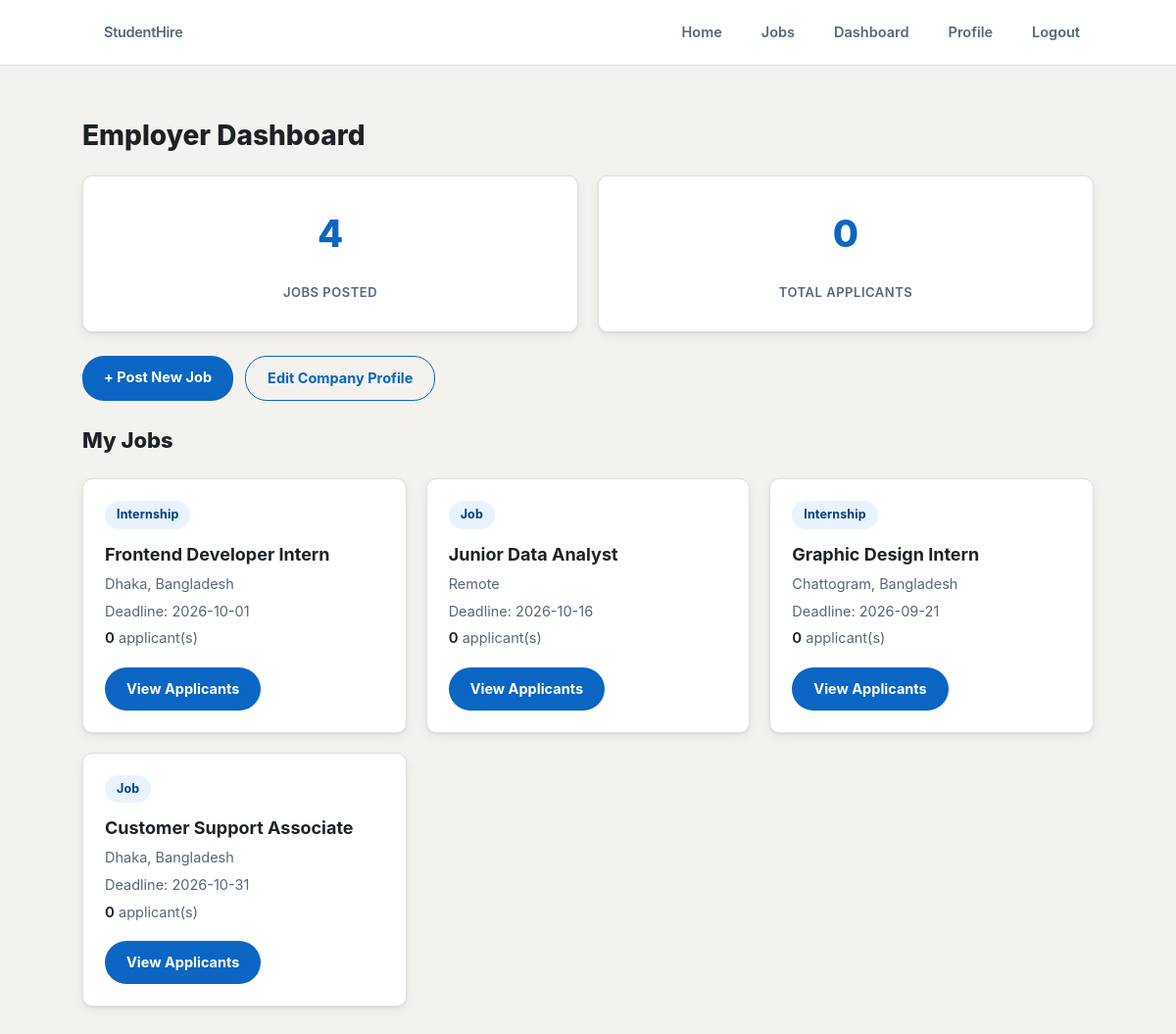
Screenshot of /employer/dashboard.php (signed in) with the database file from the repository.
### tables this page shows
CREATE TABLE jobs (
    id INT AUTO_INCREMENT PRIMARY KEY,
    employer_id INT NOT NULL,
    title VARCHAR(150) NOT NULL,
    description TEXT NOT NULL,
    category VARCHAR(100) DEFAULT NULL,
    location VARCHAR(120) DEFAULT NULL,
    job_type ENUM('Job', 'Internship') NOT NULL DEFAULT 'Job',
    salary VARCHAR(100) DEFAULT NULL,
    deadline DATE DEFAULT NULL,
    created_at TIMESTAMP DEFAULT CURRENT_TIMESTAMP,
    FOREIGN KEY (employer_id) REFERENCES users(id) ON DELETE CASCADE
);

### employer/dashboard.php (the view, shortened to what this page needs)
<?php
require_once "../config/database.php";
$employerId = $_SESSION["user_id"];
$stmt = $pdo->prepare("
    SELECT
        jobs.*,
        (
            SELECT COUNT(*)
            FROM applications
            WHERE applications.job_id = jobs.id
        ) AS applicant_count
    FROM jobs
    WHERE employer_id = ?
    ORDER BY created_at DESC
");
$stmt->execute([$employerId]);
$jobs = $stmt->fetchAll(PDO::FETCH_ASSOC);
$totalJobs = count($jobs);
$totalApplicants = 0;
foreach ($jobs as $job) {
    $totalApplicants += (int) $job["applicant_count"];
}
?>
<!DOCTYPE html>
<html>
<head>
    <link
        rel="stylesheet"
        href="../assets/css/style.css"
    >
</head>
<body>
<?php $base = "../"; include __DIR__ . "/../includes/navbar.php"; ?>
<div class="container">
    <h1>
        Employer Dashboard
    </h1>
    <div class="stats">
        <div class="stat-card">
            <h2><?= $totalJobs ?></h2>
            <p>Jobs Posted</p>
        </div>
        <div class="stat-card">
            <h2><?= $totalApplicants ?></h2>
            <p>Total Applicants</p>
        </div>
    </div>
    <div class="quick-links">
        <a href="post-job.php" class="btn">+ Post New Job</a>
        <a href="../edit-profile.php" class="btn btn-outline">Edit Company Profile</a>
    </div>
    <h2>
        My Jobs
    </h2>
    <?php if (!$jobs): ?>
        <p class="muted">You haven't posted any jobs yet.</p>
    <?php else: ?>
        <div class="job-grid">
            <?php foreach ($jobs as $job): ?>
                <div class="job-card">
                    <span class="badge">
                        <?= htmlspecialchars(
                            $job["job_type"]
                        ) ?>
                    </span>
                    <h3>
                        <?= htmlspecialchars(
                            $job["title"]
                        ) ?>
                    </h3>
                    <p>
                        <?= htmlspecialchars(
                            $job["location"]
                        ) ?>
                    </p>
                    <p>
                        Deadline:
                        <?= htmlspecialchars(
                            $job["deadline"]
                        ) ?>
                    </p>
                    <p>
                        <strong><?= (int) $job["applicant_count"] ?></strong> applicant(s)
                    </p>
                    <a
                        href="applicants.php?job_id=<?= $job["id"] ?>"
                        class="btn"
                    >
                        View Applicants
                    </a>
                </div>
            <?php endforeach; ?>
        </div>
    <?php endif; ?>
</div>
</body>
</html>

### assets/css/style.css (style rules this page uses)
:root { --brand: #0a66c2; --brand-dark: #004182; --brand-light: #e8f3ff; --ink: #1d2226; --ink-soft: #56687a; --line: #e0dfdc; --bg: #f4f2ee; --white: #ffffff; --success: #057642; --success-bg: #dcf5e6; --error: #b3261e; --error-bg: #fbe4e2; --radius: 10px; --shadow: 0 1px 2px rgba(0, 0, 0, .08), 0 4px 12px rgba(0, 0, 0, .06); }
* { box-sizing: border-box; margin: 0; padding: 0; }
body { font-family: -apple-system, BlinkMacSystemFont, "Segoe UI", Roboto, Helvetica, Arial, sans-serif; background: var(--bg); color: var(--ink); line-height: 1.5; }
a { color: var(--brand); }
.container { width: 86%; max-width: 1200px; margin: 50px auto; }
.container h2 { margin-bottom: 22px; font-size: 22px; font-weight: 800; }
.container h1 { font-size: 28px; font-weight: 800; margin-bottom: 20px; }
.job-grid { display: grid; grid-template-columns: repeat(auto-fit, minmax(280px, 1fr)); gap: 20px; }
.job-card, .details-card, .stat-card { background: var(--white); padding: 22px; border-radius: var(--radius); border: 1px solid var(--line); box-shadow: var(--shadow); transition: box-shadow .15s ease, transform .15s ease; }
.job-card h3 { margin: 12px 0 4px; font-size: 18px; font-weight: 700; color: var(--ink); }
.job-card p { margin: 6px 0; line-height: 1.5; color: var(--ink-soft); font-size: 14.5px; }
.job-card strong { color: var(--ink); font-weight: 600; font-size: 15px; }
.badge { display: inline-block; background: var(--brand-light); color: var(--brand-dark); padding: 5px 12px; border-radius: 20px; font-size: 12.5px; font-weight: 700; letter-spacing: .01em; }
.btn { display: inline-block; border: none; background: var(--brand); color: white; padding: 11px 22px; border-radius: 22px; text-decoration: none; cursor: pointer; margin-top: 12px; font-weight: 700; font-size: 14.5px; transition: background .15s ease, box-shadow .15s ease; }
.stats { display: grid; grid-template-columns: repeat(auto-fit, minmax(200px, 1fr)); gap: 20px; }
.stat-card { text-align: center; padding: 30px 20px; }
.stat-card h2 { font-size: 38px; color: var(--brand); font-weight: 800; }
.stat-card p { color: var(--ink-soft); font-weight: 600; margin-top: 6px; text-transform: uppercase; font-size: 13px; letter-spacing: .04em; }
.btn-outline { background: transparent; color: var(--brand); border: 1.5px solid var(--brand); }
.quick-links { display: flex; gap: 12px; flex-wrap: wrap; margin: 24px 0; }
.quick-links .btn { margin-top: 0; }

### rows the page displays
jobs: job_type "Internship", title "Frontend Developer Intern", location "Dhaka, Bangladesh", deadline "2026-10-01", applicant_count "0"
jobs: job_type "Job", title "Junior Data Analyst", location "Remote", deadline "2026-10-16", applicant_count "0"
jobs: job_type "Internship", title "Graphic Design Intern", location "Chattogram, Bangladesh", deadline "2026-09-21", applicant_count "0"
jobs: job_type "Job", title "Customer Support Associate", location "Dhaka, Bangladesh", deadline "2026-10-31", applicant_count "0"

### other values shown
$totalJobs "4"
$totalApplicants "0"
